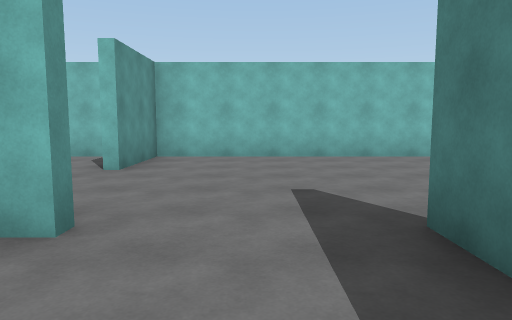
[1] (above)

22 first-person views from a walk through a scene from a Unity 3-D project. The camera is 1.5 m above the floor, tilts 6° down and sees 70° across. The floor is counted in squares, 2 m on a side. Each view is taken from the middle of a square. On the plan, view 1 faces up. The plan holds only what a view shows up to about 11 squares ahead; the rest is blank. The player character is not drawn.

[2]
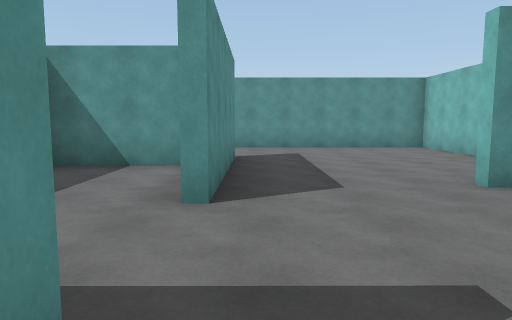

[3]
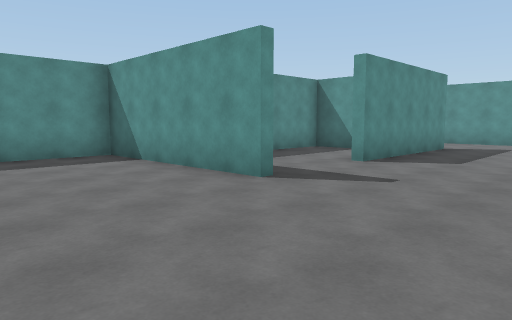

[4]
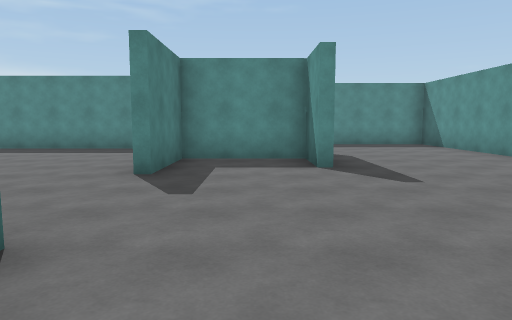

[5]
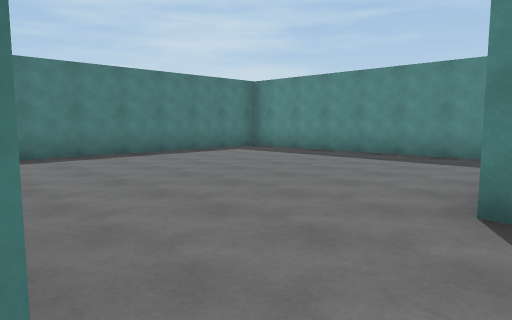

[6]
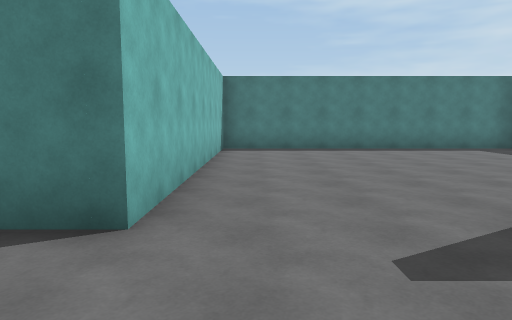

[7]
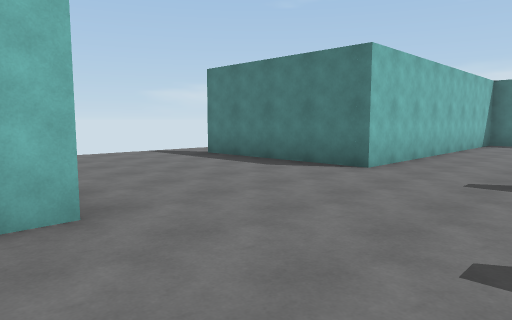

[8]
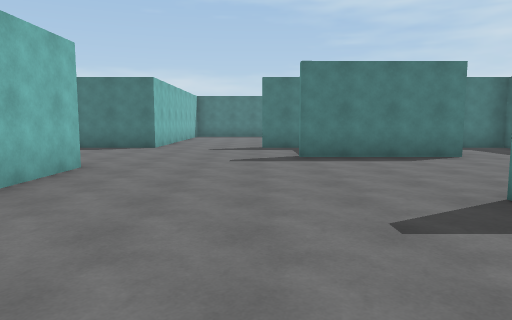

[9]
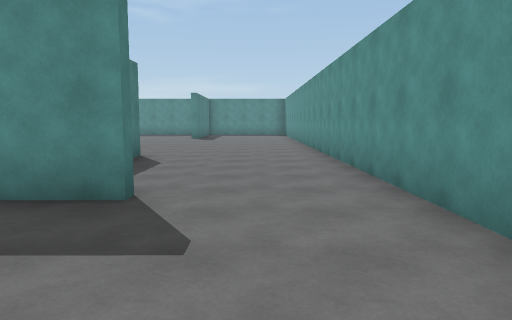

[10]
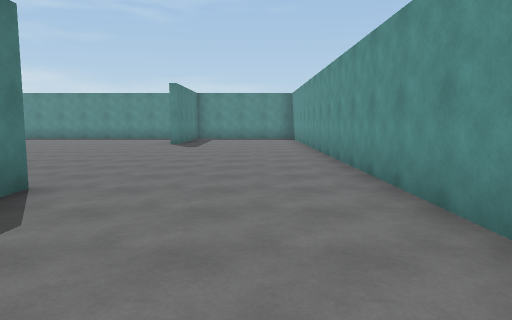

[11]
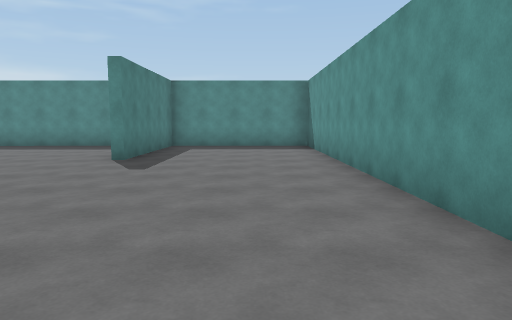

[12]
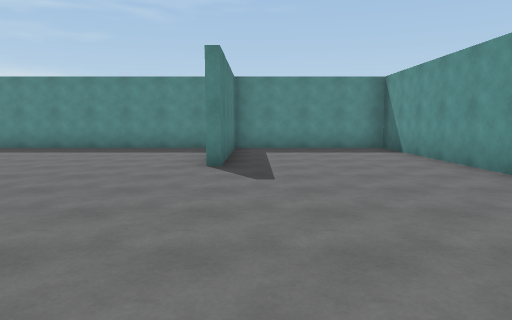

[13]
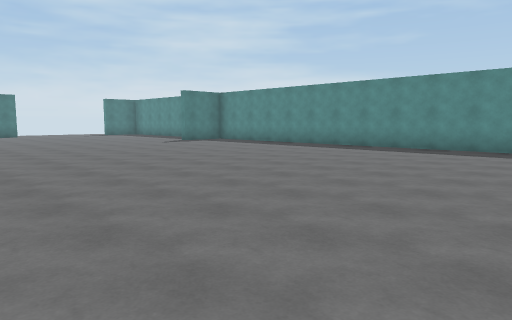

[14]
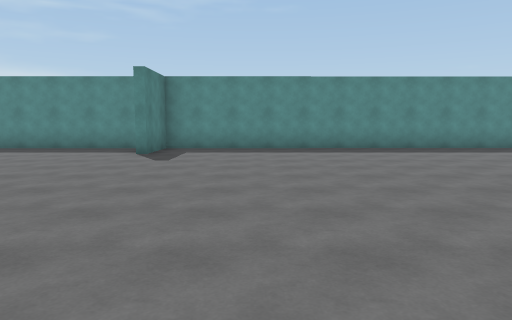

[15]
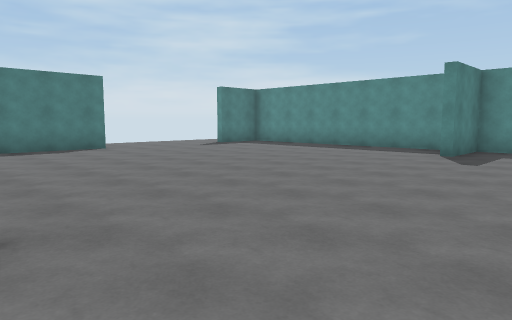

[16]
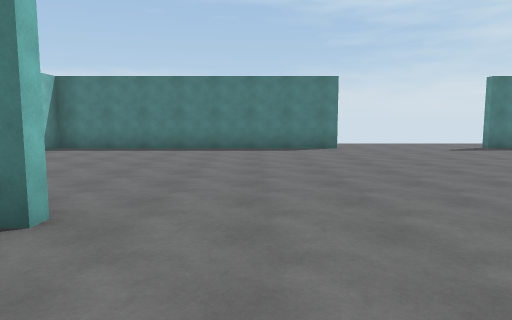

[17]
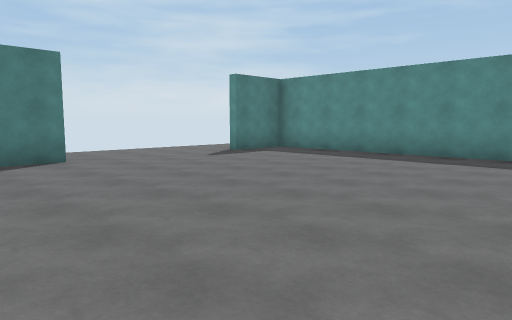

[18]
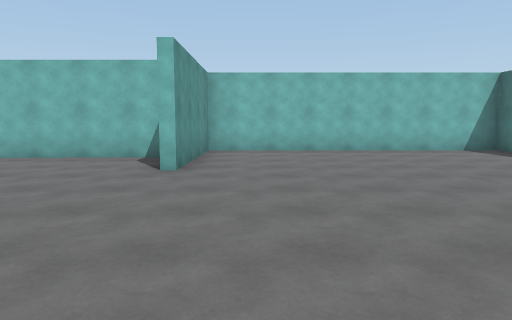

[19]
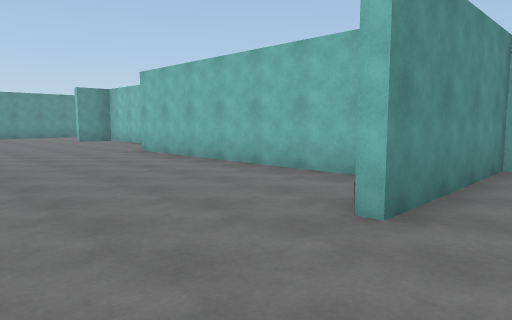

[20]
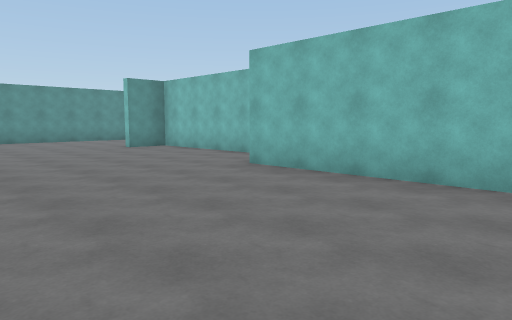

[21]
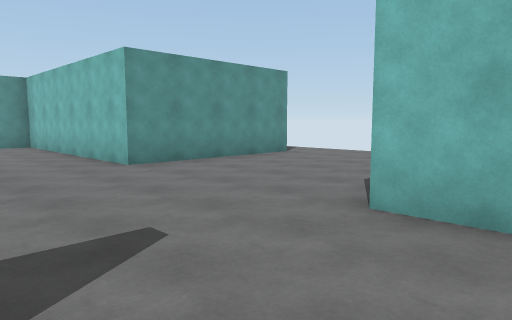

[22]
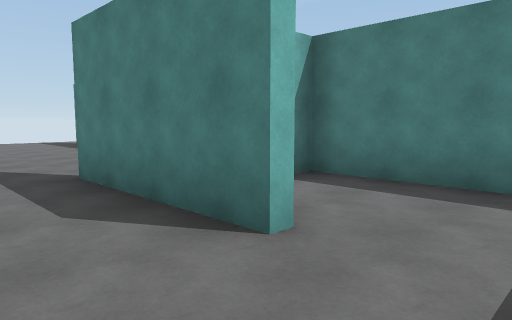

### Floor plan
Points are (right, up) in squares from view 1. A wall is a line through its corners. A room is listed if a view was taken in it or the views show most of it. See-through windows are left out.
Room 1 (view 1)
walls: (-4.2, 1.8) (-4.2, -0.6) (-2.3, -0.6)
ways out: opening at (-0.5, 2) to room 2
Room 2 (views 2, 3, 4, 5, 6, 7, 8, 9, 10, 11, 12, 13, 14, 15, 16, 17, 18, 19, 20, 21, 22)
walls: (8.1, -2.4) (1.2, -2.4); (8.5, -2.3) (8.5, 2.3) (8.1, 2.3); (5.7, 0.6) (5.7, 4.1); (9.8, -0.2) (15.5, -0.2); (-0.3, -0.8) (-3.5, -0.8); (1.2, 1.6) (1.2, 2.6); (1.5, 2.6) (1.5, -2.2) (3.6, -2.2); (6, 4.1) (6, 2.6) (8.5, 2.6) (8.5, 4.9); (-4.2, -1.5) (-4.2, -2); (-4.5, -2) (-4.5, -1.4); (16.3, -0.3) (16.2, 7.9) (8.5, 7.9) (8.5, 12.2); (9.4, -14.3) (16.3, -14.3) (16.3, -12.5); (-5.8, 2.6) (-1.3, 2.6); (16.3, -8.4) (16.3, -0.5) (8.8, -0.5) (8.8, -4.5); (-3.3, 7.9) (-4.1, 7.9); (-3.6, -14.4) (8.5, -14.3) (8.5, -12.4); (4, 12.2) (4, 7.9) (-2.1, 7.9) (-2.1, 5.6); (-5.9, 7.9) (-8.6, 7.9) (-8.6, -14.4) (-4.4, -14.4) (-4.4, -10)
ways out: opening at (-0.5, 2) to room 1; opening at (4, 13); opening at (9, 13)

Positions as (right, up) in squares from view 1, and headings:
1: (0, 0), facing up
2: (2, 3), facing left
3: (5, 6), facing down-left
4: (7, 10), facing down
5: (8, 8), facing down-right
6: (6, 7), facing right
7: (3, 5), facing up-right
8: (-2, 5), facing right
9: (-7, 6), facing down
10: (-7, 2), facing down
11: (-7, -3), facing down
12: (-5, -4), facing down
13: (-4, -4), facing down-right
14: (6, -4), facing down
15: (6, -4), facing down-right
16: (6, -6), facing right
17: (9, -6), facing down-right
18: (10, -10), facing up
19: (10, -7), facing up-left
20: (6, -7), facing up-left
21: (10, 5), facing up-left
22: (4, -1), facing up-right
